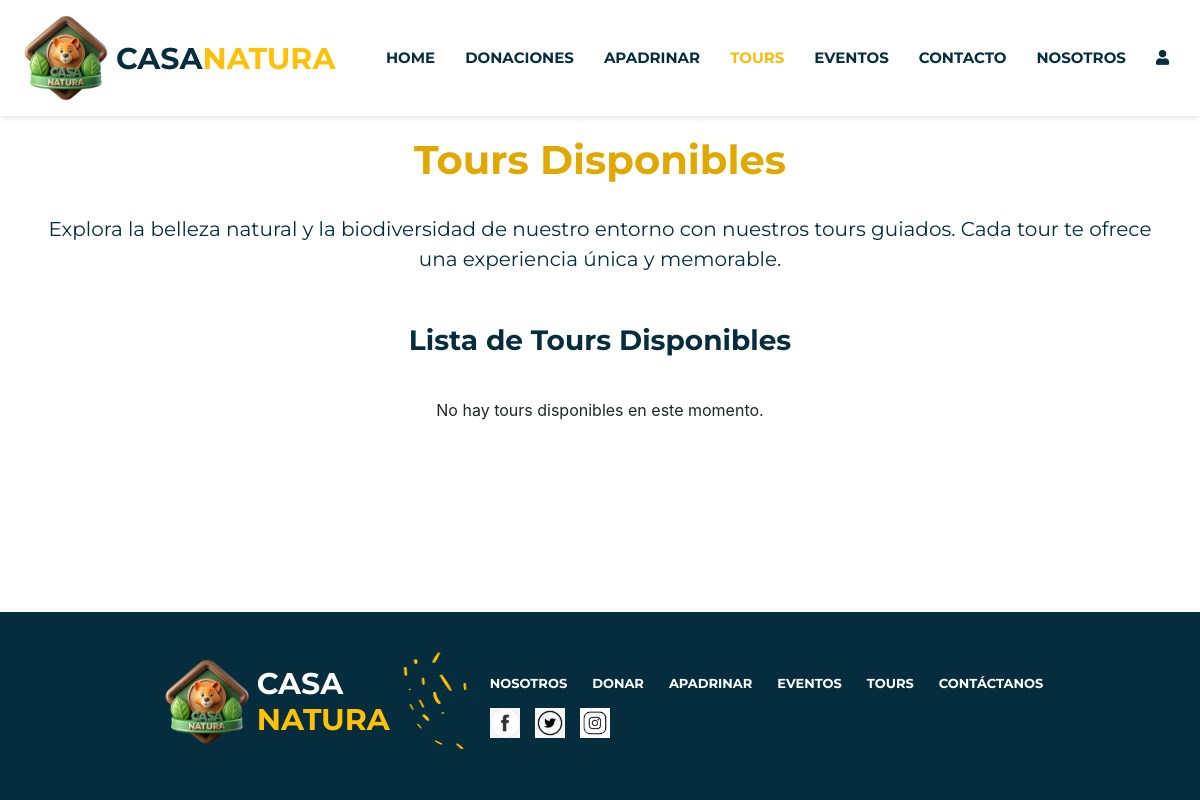
The app's page /tourDisponible.php, older data.
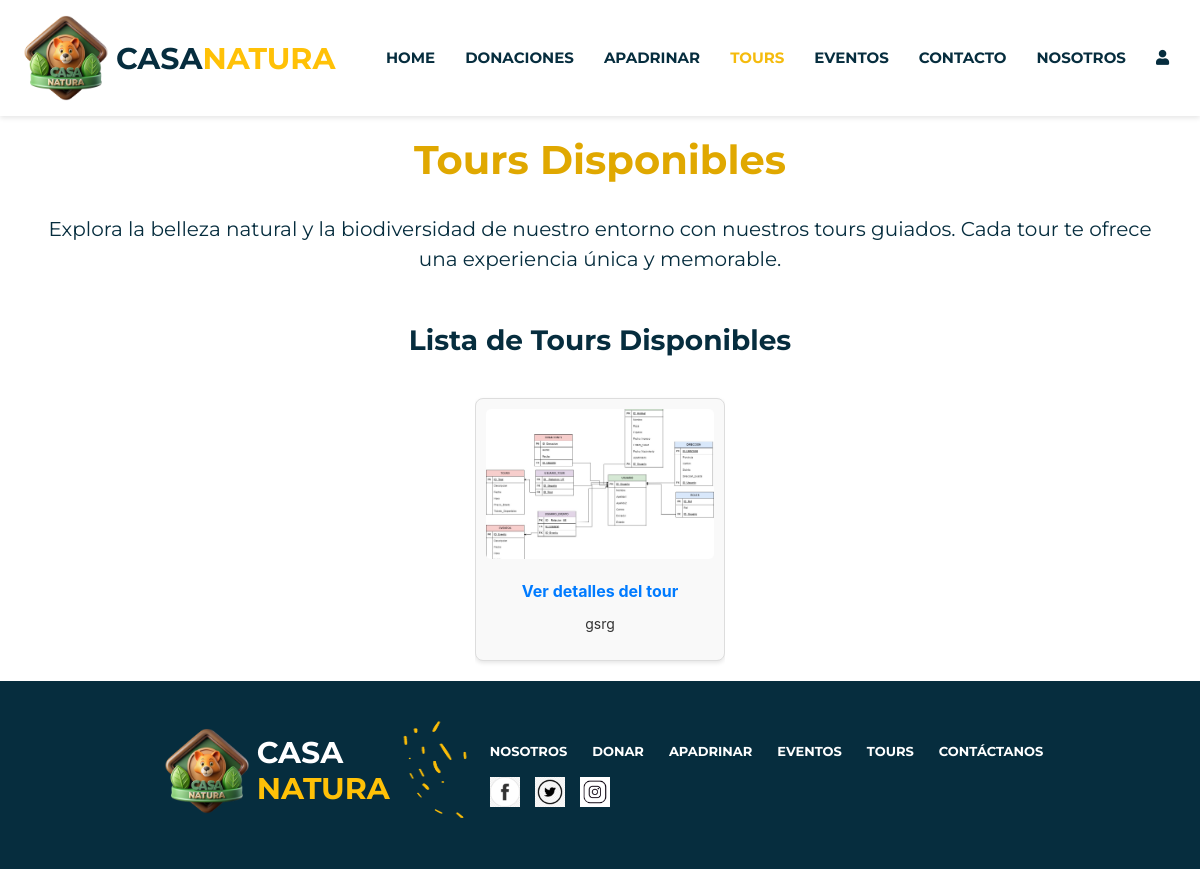
The same page, newer data.
### tables this page shows
CREATE TABLE `tours` (
  `ID_Tour` int(10) NOT NULL,
  `Nombre` varchar(255) NOT NULL,
  `Descripcion` text NOT NULL,
  `Fecha` date NOT NULL,
  `Hora` time(6) NOT NULL,
  `Precio_Boleto` decimal(10,2) NOT NULL,
  `Tickets_Disponibles` int(10) NOT NULL,
  `TicketsVendidos` int(11) NOT NULL,
  `Imagen` varchar(255) NOT NULL
);

### tourDisponible.php (the view, shortened to what this page needs)
<?php
include("actions/conexion.php");
?>
<?php
    $sql = "SELECT id_tour, descripcion, imagen FROM tours";
    $resultado = $conn->query($sql);
?>
<head>
    <link href="https://cdnjs.cloudflare.com/ajax/libs/font-awesome/5.15.4/css/all.min.css" rel="stylesheet">
    <link rel="stylesheet" href="./css/style.css" >
    <link rel="stylesheet" href="https://cdn.jsdelivr.net/npm/bootstrap@4.3.1/dist/css/bootstrap.min.css">
</head>
    <body>
        <nav>
            <?php
                include("fragmentos.php");
                echo $navbar;
            ?>
            </nav>
    <main>
        <div class="container">
            <h1 class="animales-apadrinar-title">Tours Disponibles</h1>
            <p class="animales-apadrinar-subtitle">
                Explora la belleza natural y la biodiversidad de nuestro entorno con nuestros tours guiados. Cada tour te ofrece una experiencia única y memorable.
            </p>
            <h3 class="animales-apadrinar-list-title">Lista de Tours Disponibles</h3>
            <div class="animal-grid">
                <?php
                if ($resultado->num_rows > 0) {
                    while ($tour = $resultado->fetch_assoc()) {
                        echo '<div class="animal-card">';
                        $imagen = htmlspecialchars($tour['imagen']);
                        if (!empty($imagen) && file_exists('imagenes/' . $imagen)) {
                            echo '<img src="imagenes/' . $imagen . '" alt="Imagen del tour">';
                        } else {
                            echo '<img src="imagenes/default.jpg" alt="Imagen no disponible">';
                        }
                        echo '<a href="tour.php?id=' . htmlspecialchars($tour['id_tour']) . '">Ver detalles del tour</a>';
                        echo '<p>' . htmlspecialchars($tour['descripcion']) . '</p>';
                        echo '</div>';
                    }
                } else {
                    echo "<p>No hay tours disponibles en este momento.</p>";
                }
                ?>
            </div>
        </div>
    </main>
    <footer>
        <?php
        include("fragmentos.php");
        echo $footer;
        ?>
    </footer>
</body>
</html>

Row changes from the older to the newer data that the page shows:
added tours: Imagen (picture), Descripcion "gsrg"
Text that changed along with them:
text no longer shown: "No hay tours disponibles en este momento."
